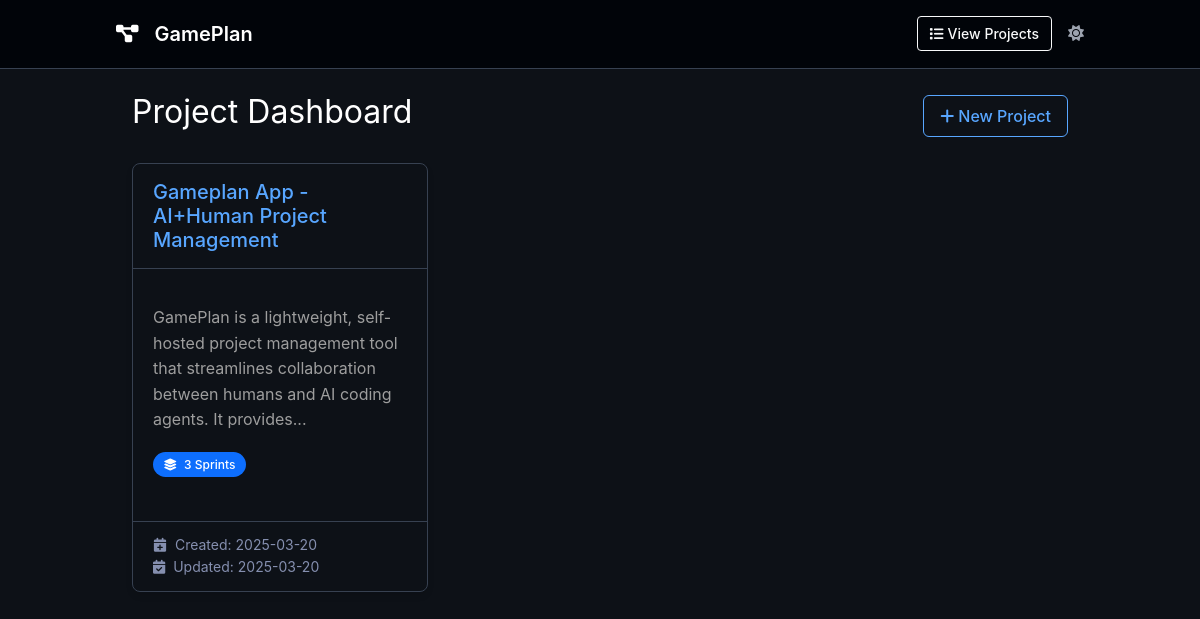
Before: / with the older database file.
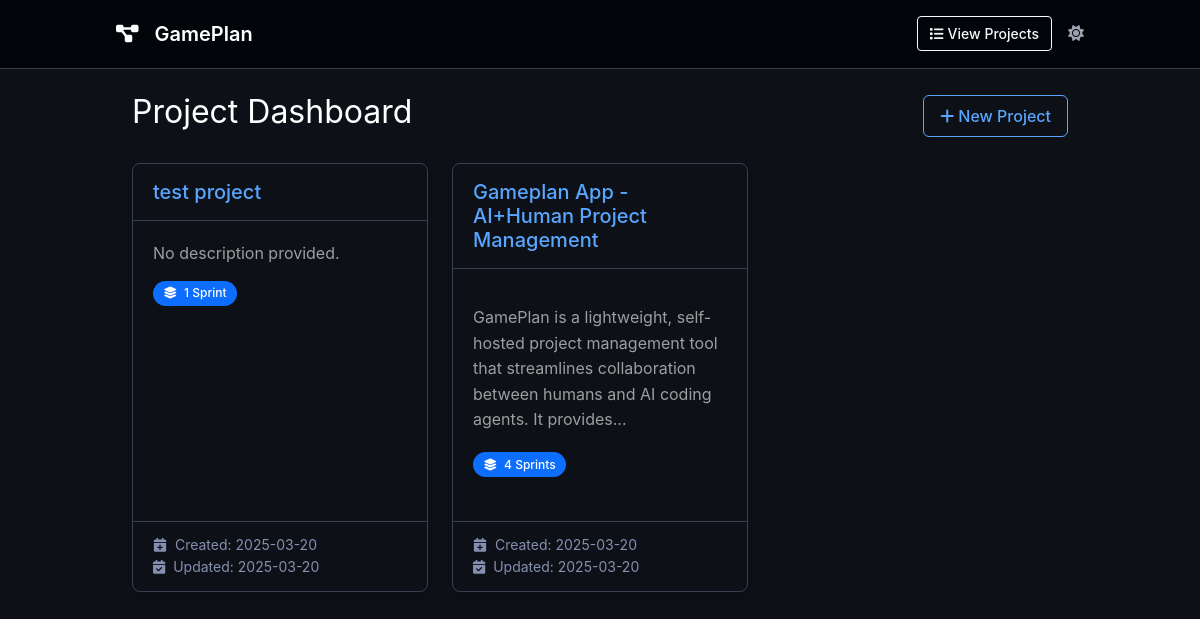
After: the same page with the newer database file.
### app/models/project.py (models this page shows, shortened)
class Project(db.Model):
    __tablename__ = 'projects'
    id = db.Column(db.Integer, primary_key=True)
    name = db.Column(db.String(100), nullable=False)
    description = db.Column(db.Text, nullable=True)
    requirements = db.Column(db.Text, nullable=True)
    implementation_details = db.Column(db.Text, nullable=True)
    created_at = db.Column(db.DateTime, default=datetime.utcnow)
    updated_at = db.Column(db.DateTime, default=datetime.utcnow, onupdate=datetime.utcnow)
    sprints = db.relationship('Sprint', backref='project', lazy='dynamic', cascade='all, delete-orphan')
    def get_sprint_count(self):
        return self.sprints.count()

### app/routes/main_routes.py (the view)
@main_bp.route('/')
def index():
    projects = Project.query.order_by(Project.created_at.desc()).all()
    return render_template('dashboard.html', projects=projects)

### app.py (called while the page is built)
@app.context_processor
def inject_now():
    return {'now': datetime.utcnow()}

### app/utils/markdown_parser.py (called while the page is built)
def convert_markdown_to_html(text):
    if not text:
        return Markup("")
    html = markdown.markdown(
        text,
        extensions=[
            'markdown.extensions.fenced_code',
            'markdown.extensions.tables',
            'markdown.extensions.nl2br',
            'markdown.extensions.sane_lists'
        ]
    )
    clean_html = bleach.clean(
        html,
        tags=ALLOWED_TAGS,
        attributes=ALLOWED_ATTRIBUTES,
        strip=True
    )
    return Markup(clean_html)

### app/templates/dashboard.html (shortened to what this page needs)
{% extends "base.html" %}
{% block content %}
<div class="container mt-4">
    <div class="d-flex justify-content-between align-items-center mt-4 mb-4">
        <h2>Project Dashboard</h2>
        <button id="newProjectBtn" class="btn btn-outline-primary"
               hx-get="/htmx/projects/form"
               hx-target="#project-form-container"
               hx-swap="innerHTML">
            <i class="fas fa-plus me-1"></i>New Project
        </button>
    </div>
    <div id="projectsContainer">
        <div class="row row-cols-1 row-cols-md-2 row-cols-lg-3 g-4" id="projectsGrid">
            {% if projects %}
                {% for project in projects %}
                    <div class="col">
                        {% include 'partials/project_card.html' %}
                    </div>
                {% endfor %}
            {% endif %}
        </div>
    </div>
</div>
{% endblock %}

### app/templates/base.html (shortened to what this page needs)
<!DOCTYPE html>
<html lang="en" x-data="{ darkMode: localStorage.getItem('darkMode') === 'true' || localStorage.getItem('darkMode') === null }" :class="{ 'dark-mode': darkMode }">
<head>
    <link href="https://cdn.jsdelivr.net/npm/bootstrap@5.3.0/dist/css/bootstrap.min.css" rel="stylesheet">
    <link rel="stylesheet" href="https://cdnjs.cloudflare.com/ajax/libs/font-awesome/6.4.0/css/all.min.css">
    <link rel="stylesheet" href="https://cdn.jsdelivr.net/npm/bootstrap-icons@1.11.1/font/bootstrap-icons.css">
    <link rel="stylesheet" href="{{ url_for('static', filename='css/style.css') }}">
    <link rel="stylesheet" href="{{ url_for('static', filename='css/modern-dark-theme.css') }}" x-bind:disabled="!darkMode">
</head>
<body>
    <nav class="navbar navbar-expand-lg navbar-dark bg-primary">
        <div class="container">
            <a class="navbar-brand" href="{{ url_for('main.index') }}">
                <i class="fas fa-project-diagram me-2"></i>GamePlan
            </a>
            <div class="ms-auto d-flex align-items-center">
                <a href="{{ url_for('main.index') }}" class="btn btn-sm btn-outline-light me-3">
                    <i class="fas fa-list me-1"></i>View Projects
                </a>
                <a class="nav-link theme-toggle" href="#"
                   @click.prevent="darkMode = !darkMode; localStorage.setItem('darkMode', darkMode)">
                    <i class="fas" :class="darkMode ? 'fa-sun' : 'fa-moon'"></i>
                </a>
            </div>
        </div>
    </nav>
    <main class="container py-4">
        {% block content %}{% endblock %}
    </main>
</body>
</html>

### app/templates/partials/project_card.html
<div class="card h-100 project-card mb-4 border">
    <div class="card-header">
        <h5 class="card-title mb-0">
            <a href="{{ url_for('main.project_detail', project_id=project.id) }}" class="text-decoration-none stretched-link">
                {{ project.name }}
            </a>
        </h5>
    </div>
    <div class="card-body">
        <p class="card-text">{{ project.description|markdown|truncate(150) or 'No description provided.' }}</p>
        <div class="d-flex justify-content-between align-items-center mt-3">
            <span class="badge bg-primary rounded-pill">
                <i class="fas fa-layer-group me-1"></i> {{ project.get_sprint_count() }} Sprint{{ 's' if project.get_sprint_count() != 1 }}
            </span>
        </div>
    </div>
    <div class="card-footer text-muted">
        <small>
            <div><i class="fas fa-calendar-plus me-1"></i> Created: {{ project.created_at.strftime('%Y-%m-%d') }}</div>
            <div><i class="fas fa-calendar-check me-1"></i> Updated: {{ project.updated_at.strftime('%Y-%m-%d') }}</div>
        </small>
    </div>
</div>

### app/static/css/style.css (style rules this page uses)
body { display: flex; flex-direction: column; min-height: 100vh; background-color: #f8f9fa; font-family: -apple-system, BlinkMacSystemFont, "Segoe UI", Roboto, Helvetica, Arial, sans-serif; line-height: 1.6; margin: 0; padding: 0; }
main { flex: 1; }
.container { max-width: 1000px !important; padding: 0 1rem !important; margin: 0 auto !important; }
.navbar { background-color: #007bff !important; border-bottom: 1px solid rgba(0, 0, 0, 0.1); padding: 0.8rem 1rem; box-shadow: none; }
.navbar-brand { color: #fff !important; font-weight: 600; display: flex; align-items: center; gap: 0.5rem; }
#projectsContainer { margin-top: 1.5rem !important; }
.card-header { padding: 1rem 1.25rem; background-color: transparent; }
.card-body { padding: 1.25rem; }
.card-footer { padding: 0.75rem 1.25rem; background-color: transparent; }
.project-card { border-radius: 8px; box-shadow: 0 4px 6px rgba(0, 0, 0, 0.1); transition: transform 0.2s, box-shadow 0.2s; margin-bottom: 1.5rem; }
.project-card .card-title { font-size: 1.25rem; font-weight: 500; }
.project-card .card-text { margin-bottom: 1rem; line-height: 1.5; }
.project-card .badge { font-weight: 500; padding: 0.4rem 0.65rem; }
.project-card { transform: translateY(0px); box-shadow: 0 4px 6px rgba(0, 0, 0, 0.1); }
.project-card .card-header { border-top-left-radius: 8px; border-top-right-radius: 8px; }
.btn { border-radius: 6px; font-weight: 500; padding: 0.5rem 1rem; transition: all 0.2s ease; }
.btn-sm { padding: 0.375rem 0.75rem; font-size: 0.875rem; border-radius: 4px; }
.btn-outline-light { border-width: 1px; font-weight: 500; }
.text-muted { color: #6c757d; }

### app/static/css/modern-dark-theme.css (style rules this page uses)
:root { --gp-bg-dark: #0d1117; --gp-bg-darker: #010409; --gp-bg-lighter: #161b22; --gp-bg-sidebar: rgba(255, 255, 255, 0.05); --gp-text-primary: rgb(158, 158, 158); --gp-text-secondary: #9ca3af; --gp-text-muted: #858faf; --gp-text-bright: #fff; --gp-text-link: #fff; --gp-text-code: #fff; --gp-border-primary: #374151; --gp-border-table: #4b5563; --gp-primary: #58a6ff; --gp-success: #3fb950; --gp-warning: #d29922; --gp-danger: #f85149; --gp-border: #30363d; --gp-shadow: rgba(0, 0, 0, 0.3); --bs-body-bg: var(--gp-bg-dark); --bs-body-color: var(--gp-text-primary); --bs-primary: var(--gp-primary); --bs-border-color: var(--gp-border); --bs-link-color: var(--gp-text-link); --bs-link-hover-color: var(--gp-primary); }
body { background-color: var(--gp-bg-dark); color: var(--gp-text-primary); font-family: -apple-system, BlinkMacSystemFont, "Segoe UI", Roboto, Helvetica, Arial, sans-serif; line-height: 1.6; margin: 0; padding: 0; }
.container { max-width: 1000px !important; padding: 0 1rem !important; margin: 0 auto !important; }
h1, h2, h3, h4, h5, h6 { color: var(--gp-text-bright); font-weight: 400; margin-bottom: .5rem; line-height: 1.2; }
p { margin-bottom: 1.2rem; }
a { color: var(--gp-primary); text-decoration: none; transition: color 0.2s ease; }
.dark-mode { color-scheme: dark; }
.navbar { background-color: var(--gp-bg-darker) !important; border-bottom: 1px solid var(--gp-border-primary); padding: 0.8rem 1rem; box-shadow: none; }
.navbar-brand { color: var(--gp-text-bright) !important; font-weight: 600; display: flex; align-items: center; gap: 0.5rem; }
.theme-toggle { color: var(--gp-text-secondary) !important; transition: color 0.2s ease; }
.card { background-color: transparent; border: 1px solid var(--gp-border-primary); border-radius: 8px; margin-bottom: 1.5rem; }
.card-header { background-color: transparent; border-bottom: 1px solid var(--gp-border-primary); padding: 1rem 1.25rem; }
.card-body { padding: 1.25rem; }
.card-footer { background-color: transparent; border-top: 1px solid var(--gp-border-primary); padding: 0.75rem 1.25rem; }
.card-title { color: var(--gp-text-bright); font-size: 1.25rem; font-weight: 500; margin-bottom: 0; }
.card-text { margin-bottom: 1rem; line-height: 1.5; }
.badge { font-weight: 500; padding: 0.4rem 0.65rem; }
.project-card { border-bottom: 1px solid var(--gp-border-primary); margin-bottom: 2rem; }
.btn-outline-primary { color: var(--gp-primary); border-color: var(--gp-primary); }
.text-muted { color: var(--gp-text-muted) !important; }
.border { border-color: var(--gp-border-primary) !important; }
.btn-primary i.fas, .btn-outline-primary i.fas, .btn-secondary i.fas, .btn-outline-secondary i.fas { color: inherit; }

Changed rows visible on the page:
added Project: name "test project", description "No description provided.", get_sprint_count "1", created_at "2025-03-20", updated_at "2025-03-20"
computed for Project "Gameplan App - AI+Human Project Management": get_sprint_count "3" → "4"
